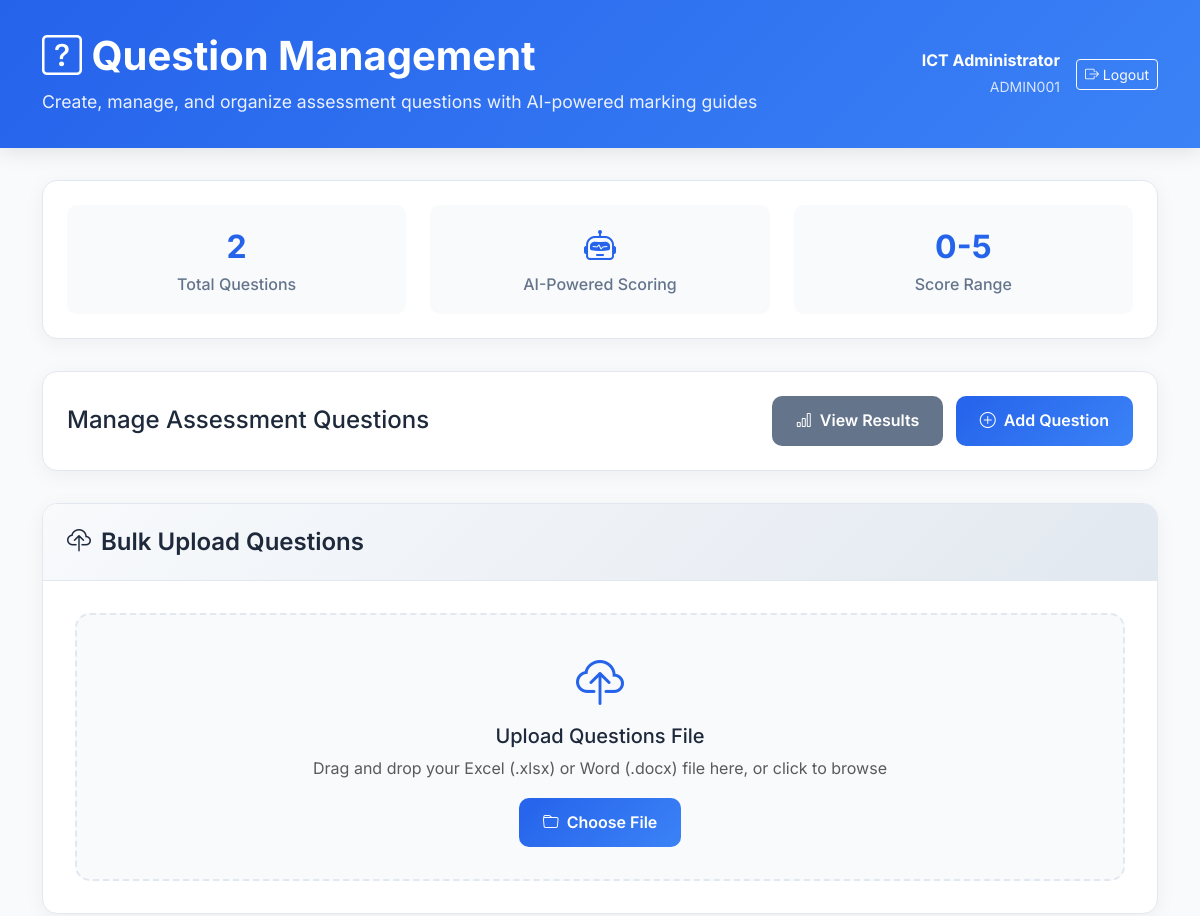
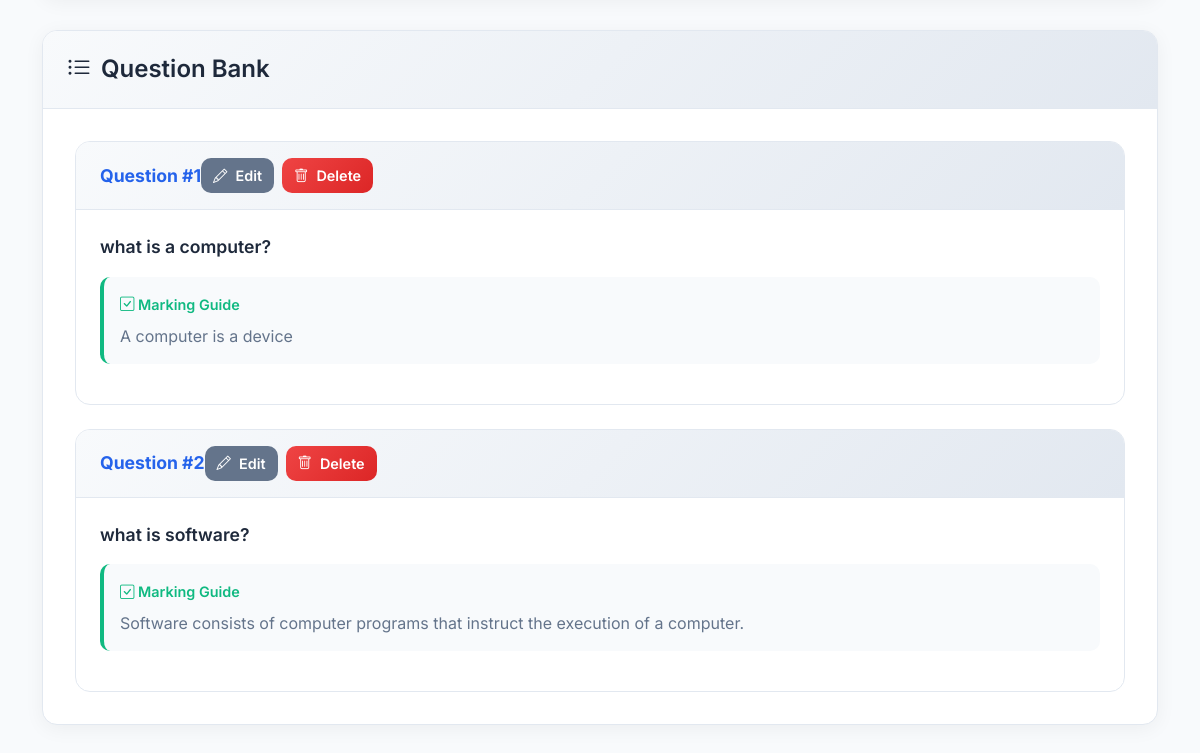
Page /questions on the earlier database version (2 pictures, top to bottom).
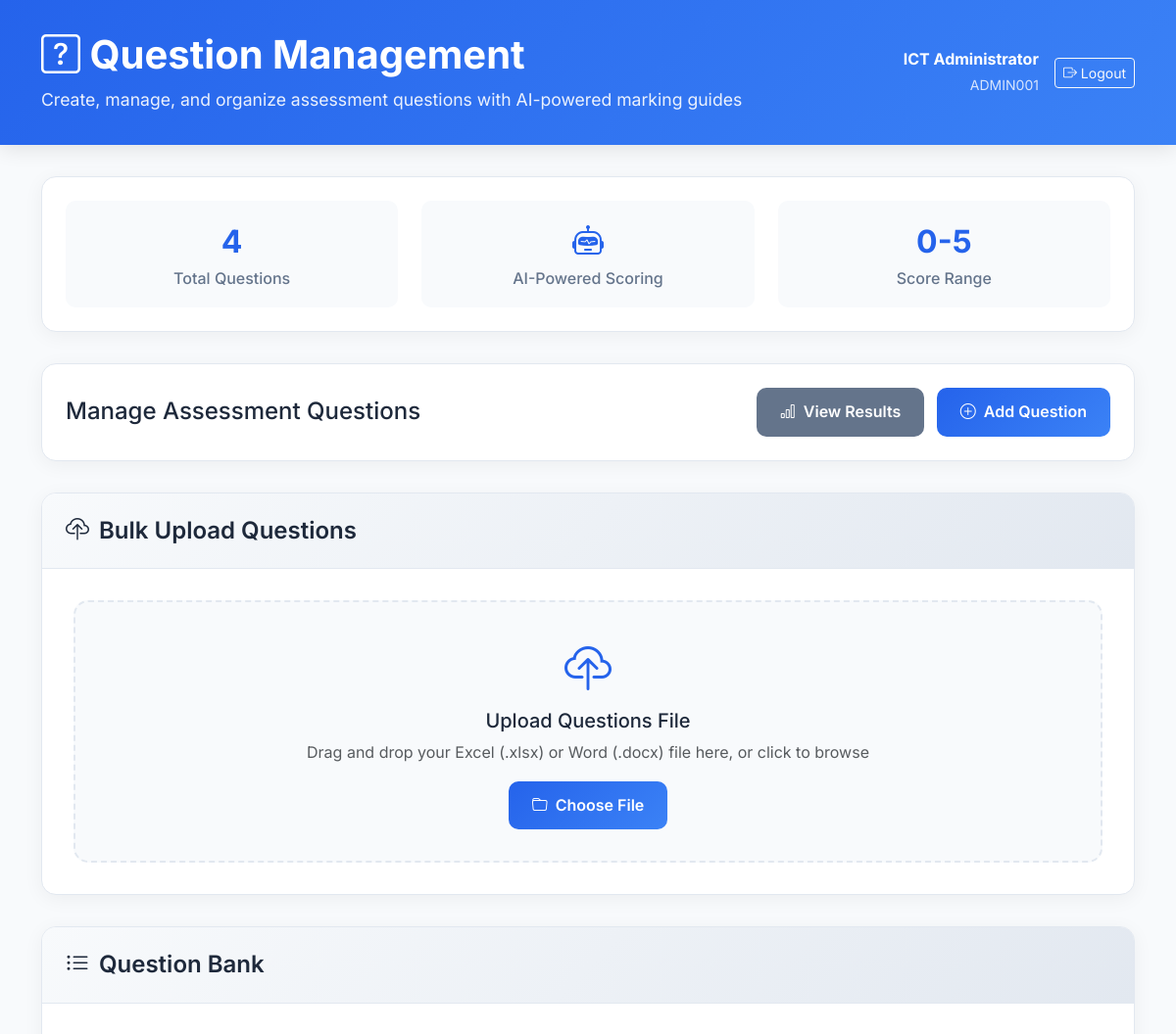
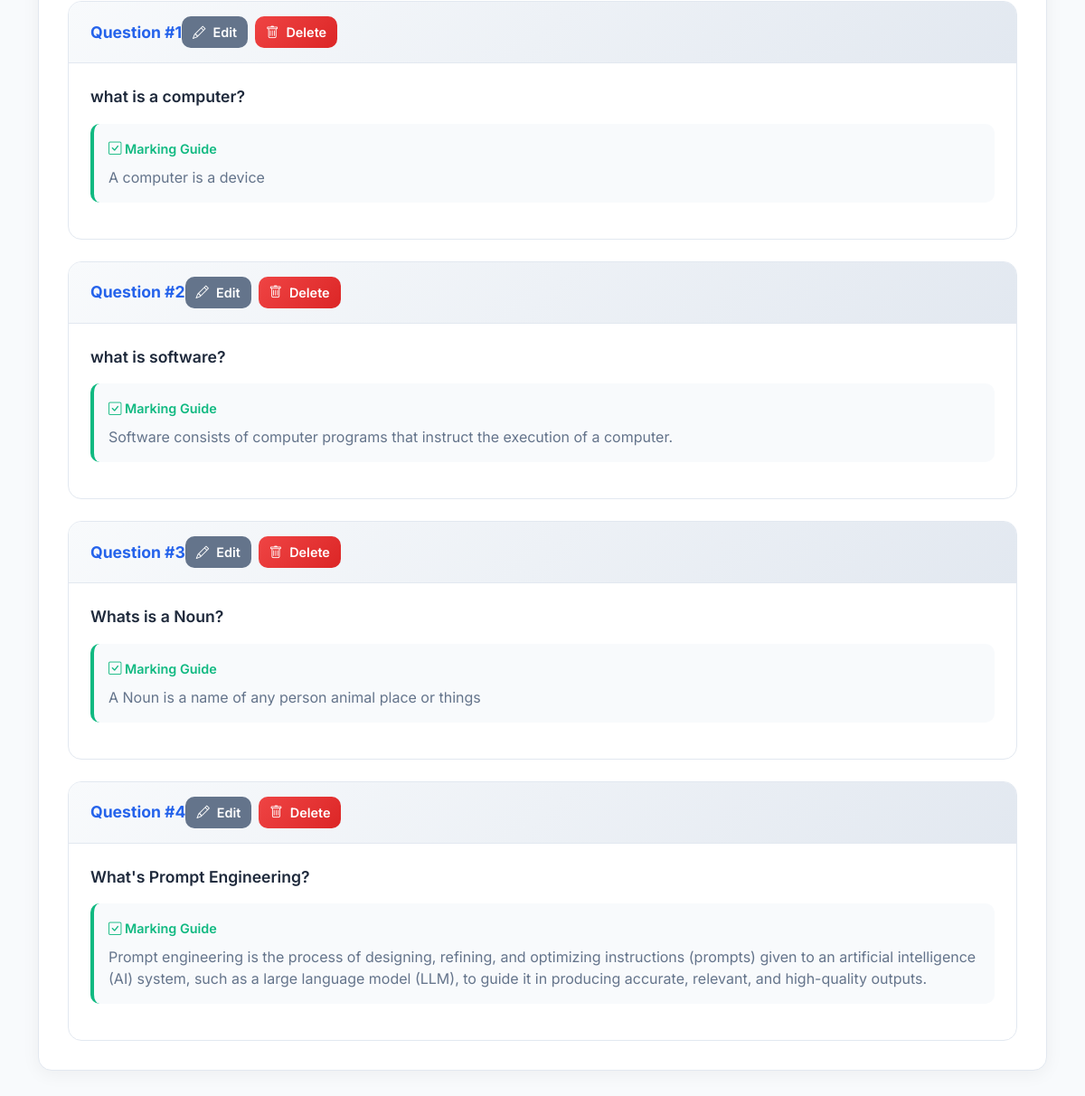
Same page on the later database version (2 pictures, top to bottom).
### database.py (models this page shows)
class Question(Base):
    __tablename__ = 'questions'
    id = Column(Integer, primary_key=True, index=True)
    question_text = Column(Text, nullable=False)
    marking_guide = Column(Text, nullable=False)

### app.py (the view, shortened to what this page needs)
@app.route('/questions', methods=['GET', 'POST'])
def manage_questions():
    session_db = SessionLocal()
    questions = session_db.query(Question).all()
    session_db.close()
    return render_template('questions_professional.html', questions=questions)

### templates/questions_professional.html (shortened to what this page needs)
<!DOCTYPE html>
<html lang="en">
<head>
    <link href="https://cdn.jsdelivr.net/npm/bootstrap@5.3.0/dist/css/bootstrap.min.css" rel="stylesheet">
    <link href="https://cdn.jsdelivr.net/npm/bootstrap-icons@1.10.0/font/bootstrap-icons.css" rel="stylesheet">
</head>
<body>
    <div class="header">
        <div class="container">
            <div class="row">
                <div class="col-12">
                    <div class="d-flex justify-content-between align-items-center">
                        <div>
                            <h1><i class="bi bi-question-square"></i> Question Management</h1>
                            <p>Create, manage, and organize assessment questions with AI-powered marking guides</p>
                        </div>
                        <div class="d-flex align-items-center gap-3">
                            <div class="text-end text-white">
                                <div class="fw-bold">ICT Administrator</div>
                                <small style="opacity: 0.8;">ADMIN001</small>
                            </div>
                            <a href="{{ url_for('logout') }}" class="btn btn-outline-light btn-sm">
                                <i class="bi bi-box-arrow-right"></i> Logout
                            </a>
                        </div>
                    </div>
                </div>
            </div>
        </div>
    </div>
    <div class="main-content">
        <div class="container">
            <div class="stats-bar">
                <div class="stats-grid">
                    <div class="stat-item">
                        <div class="stat-number">{{ questions|length }}</div>
                        <div class="stat-label">Total Questions</div>
                    </div>
                    <div class="stat-item">
                        <div class="stat-number"><i class="bi bi-robot"></i></div>
                        <div class="stat-label">AI-Powered Scoring</div>
                    </div>
                    <div class="stat-item">
                        <div class="stat-number">0-5</div>
                        <div class="stat-label">Score Range</div>
                    </div>
                </div>
            </div>
            <div class="action-bar">
                <div class="row align-items-center">
                    <div class="col-md-6">
                        <h4 class="mb-0">Manage Assessment Questions</h4>
                    </div>
                    <div class="col-md-6 text-md-end">
                        <a href="{{ url_for('admin_page') }}" class="btn-custom btn-secondary-custom me-2">
                            <i class="bi bi-bar-chart"></i> View Results
                        </a>
                        <button class="btn-custom btn-primary-custom" data-bs-toggle="modal" data-bs-target="#addQuestionModal">
                            <i class="bi bi-plus-circle"></i> Add Question
                        </button>
                    </div>
                </div>
            </div>
            <div class="card-custom">
                <div class="card-header-custom">
                    <h3><i class="bi bi-cloud-upload"></i> Bulk Upload Questions</h3>
                </div>
                <div class="card-body-custom">
                    <form method="post" action="{{ url_for('upload_questions') }}" enctype="multipart/form-data">
                        <div class="file-upload-area" id="fileUploadArea">
                            <i class="bi bi-cloud-upload" style="font-size: 3rem; color: var(--primary-color);"></i>
                            <h5>Upload Questions File</h5>
                            <p class="text-muted">Drag and drop your Excel (.xlsx) or Word (.docx) file here, or click to browse</p>
                            <button type="button" class="btn-custom btn-primary-custom" onclick="document.getElementById('fileInput').click()">
                                <i class="bi bi-folder"></i> Choose File
                            </button>
                        </div>
                    </form>
                </div>
            </div>
            <div class="card-custom">
                <div class="card-header-custom">
                    <h3><i class="bi bi-list-ul"></i> Question Bank</h3>
                </div>
                <div class="card-body-custom">
                    {% if questions %}
                        <div class="questions-grid">
                            {% for question in questions %}
                                <div class="question-card">
                                    <div class="question-header">
                                        <span class="question-id">Question #{{ question.id }}</span>
                                        <div class="question-actions">
                                            <a href="{{ url_for('edit_question', question_id=question.id) }}"
                                               class="btn-custom btn-secondary-custom btn-sm-custom">
                                                <i class="bi bi-pencil"></i> Edit
                                            </a>
                                            <form method="post" action="{{ url_for('delete_question', question_id=question.id) }}"
                                                  class="d-inline" onsubmit="return confirm('Are you sure you want to delete this question?')">
                                                <button type="submit" class="btn-custom btn-danger-custom btn-sm-custom">
                                                    <i class="bi bi-trash"></i> Delete
                                                </button>
                                            </form>
                                        </div>
                                    </div>
                                    <div class="question-body">
                                        <div class="question-text">{{ question.question_text }}</div>
                                        <div class="marking-guide">
                                            <div class="marking-guide-label">
                                                <i class="bi bi-check-square"></i> Marking Guide
                                            </div>
                                            <div class="marking-guide-text">{{ question.marking_guide }}</div>
                                        </div>
                                    </div>
                                </div>
                            {% endfor %}
                        </div>
                    {% endif %}
                </div>
            </div>
        </div>
    </div>
</body>
</html>

### templates/questions_professional.html (style rules this page uses)
:root { --primary-color: #2563eb; --secondary-color: #64748b; --success-color: #10b981; --warning-color: #f59e0b; --danger-color: #ef4444; --light-bg: #f8fafc; --dark-text: #1e293b; --border-color: #e2e8f0; }
* { margin: 0; padding: 0; box-sizing: border-box; }
body { font-family: 'Inter', sans-serif; background: var(--light-bg); color: var(--dark-text); line-height: 1.6; }
.header { background: linear-gradient(135deg, var(--primary-color) 0%, #3b82f6 100%); color: white; padding: 2rem 0; box-shadow: 0 4px 20px rgba(0, 0, 0, 0.1); }
.header h1 { font-size: 2.5rem; font-weight: 700; margin-bottom: 0.5rem; }
.header p { font-size: 1.1rem; opacity: 0.9; margin: 0; }
.main-content { padding: 2rem 0; }
.action-bar { background: white; border-radius: 15px; padding: 1.5rem; margin-bottom: 2rem; box-shadow: 0 4px 20px rgba(0, 0, 0, 0.05); border: 1px solid var(--border-color); }
.btn-custom { padding: 12px 24px; border-radius: 10px; font-weight: 600; text-decoration: none; border: none; cursor: pointer; transition: all 0.3s ease; display: inline-flex; align-items: center; gap: 8px; }
.btn-primary-custom { background: linear-gradient(135deg, var(--primary-color) 0%, #3b82f6 100%); color: white; }
.btn-danger-custom { background: linear-gradient(135deg, var(--danger-color) 0%, #dc2626 100%); color: white; }
.btn-secondary-custom { background: var(--secondary-color); color: white; }
.card-custom { background: white; border-radius: 15px; box-shadow: 0 4px 20px rgba(0, 0, 0, 0.05); border: 1px solid var(--border-color); margin-bottom: 2rem; overflow: hidden; }
.card-header-custom { background: linear-gradient(135deg, #f8fafc 0%, #e2e8f0 100%); padding: 1.5rem; border-bottom: 1px solid var(--border-color); }
.card-header-custom h3 { font-size: 1.5rem; font-weight: 600; margin: 0; display: flex; align-items: center; gap: 10px; }
.card-body-custom { padding: 2rem; }
.file-upload-area { border: 2px dashed var(--border-color); border-radius: 15px; padding: 2rem; text-align: center; background: var(--light-bg); transition: all 0.3s ease; }
.questions-grid { display: grid; gap: 1.5rem; }
.question-card { background: white; border-radius: 15px; border: 1px solid var(--border-color); overflow: hidden; transition: all 0.3s ease; }
.question-header { background: linear-gradient(135deg, #f8fafc 0%, #e2e8f0 100%); padding: 1rem 1.5rem; border-bottom: 1px solid var(--border-color); display: flex; justify-content: between; align-items: center; }
.question-id { font-weight: 700; color: var(--primary-color); font-size: 1.1rem; }
.question-body { padding: 1.5rem; }
.question-text { font-size: 1.1rem; font-weight: 600; color: var(--dark-text); margin-bottom: 1rem; line-height: 1.5; }
.marking-guide { background: var(--light-bg); border-radius: 10px; padding: 1rem; border-left: 4px solid var(--success-color); margin-bottom: 1rem; }
.marking-guide-label { font-size: 0.9rem; font-weight: 600; color: var(--success-color); margin-bottom: 0.5rem; }
.marking-guide-text { color: var(--secondary-color); line-height: 1.5; }
.question-actions { display: flex; gap: 0.5rem; justify-content: flex-end; }
.btn-sm-custom { padding: 6px 12px; font-size: 0.9rem; }
.stats-bar { background: white; border-radius: 15px; padding: 1.5rem; margin-bottom: 2rem; box-shadow: 0 4px 20px rgba(0, 0, 0, 0.05); border: 1px solid var(--border-color); }
.stats-grid { display: grid; grid-template-columns: repeat(auto-fit, minmax(200px, 1fr)); gap: 1.5rem; }
.stat-item { text-align: center; padding: 1rem; border-radius: 10px; background: var(--light-bg); }
.stat-number { font-size: 2rem; font-weight: 700; color: var(--primary-color); }
.stat-label { color: var(--secondary-color); font-weight: 500; }

Differences in the rows shown:
added Question: id "3", question_text "Whats is a Noun?", marking_guide "A Noun is a name of any person animal place or things"
added Question: id "4", question_text "What's Prompt Engineering?", marking_guide "Prompt engineering is the process of designing, refining, and optimizing instructions (prompts) given to an artificial intelligence (AI) system, such as a large language model (LLM), to guide it in producing accurate, relevant, and high-quality outputs."
Other differences:
{{ questions|length }}: "2" → "4"
